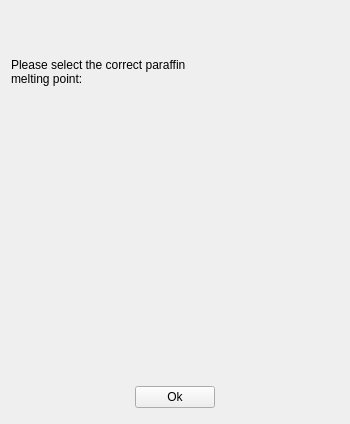
<?xml version="1.0" encoding="UTF-8"?>
<ui version="4.0">
 <class>Diagnostics::CSelectMeltingPointDialog</class>
 <widget class="QWidget" name="Diagnostics::CSelectMeltingPointDialog">
  <property name="geometry">
   <rect>
    <x>0</x>
    <y>0</y>
    <width>350</width>
    <height>424</height>
   </rect>
  </property>
  <property name="sizePolicy">
   <sizepolicy hsizetype="Fixed" vsizetype="Fixed">
    <horstretch>0</horstretch>
    <verstretch>0</verstretch>
   </sizepolicy>
  </property>
  <property name="minimumSize">
   <size>
    <width>350</width>
    <height>420</height>
   </size>
  </property>
  <property name="sizeIncrement">
   <size>
    <width>0</width>
    <height>20</height>
   </size>
  </property>
  <property name="windowTitle">
   <string>Heating Test</string>
  </property>
  <layout class="QGridLayout" name="gridLayout">
   <item row="0" column="0" colspan="3">
    <widget class="QLabel" name="labelPrompt">
     <property name="text">
      <string>&lt;html&gt;&lt;head/&gt;&lt;body&gt;&lt;p&gt;Please select the correct paraffin&lt;br/&gt;melting point:&lt;/p&gt;&lt;/body&gt;&lt;/html&gt;</string>
     </property>
    </widget>
   </item>
   <item row="1" column="0">
    <spacer name="horizontalSpacer_3">
     <property name="orientation">
      <enum>Qt::Horizontal</enum>
     </property>
     <property name="sizeHint" stdset="0">
      <size>
       <width>107</width>
       <height>20</height>
      </size>
     </property>
    </spacer>
   </item>
   <item row="1" column="1">
    <widget class="MainMenu::CWheelPanel" name="scrollPanelWidget" native="true">
     <property name="enabled">
      <bool>true</bool>
     </property>
     <property name="minimumSize">
      <size>
       <width>100</width>
       <height>240</height>
      </size>
     </property>
    </widget>
   </item>
   <item row="1" column="2">
    <spacer name="horizontalSpacer_4">
     <property name="orientation">
      <enum>Qt::Horizontal</enum>
     </property>
     <property name="sizeHint" stdset="0">
      <size>
       <width>107</width>
       <height>20</height>
      </size>
     </property>
    </spacer>
   </item>
   <item row="2" column="0" colspan="3">
    <layout class="QHBoxLayout" name="horizontalLayout_2">
     <property name="bottomMargin">
      <number>5</number>
     </property>
     <item>
      <spacer name="horizontalSpacer">
       <property name="orientation">
        <enum>Qt::Horizontal</enum>
       </property>
       <property name="sizeHint" stdset="0">
        <size>
         <width>40</width>
         <height>20</height>
        </size>
       </property>
      </spacer>
     </item>
     <item>
      <widget class="QPushButton" name="pushButtonOk">
       <property name="text">
        <string>Ok</string>
       </property>
      </widget>
     </item>
     <item>
      <spacer name="horizontalSpacer_2">
       <property name="orientation">
        <enum>Qt::Horizontal</enum>
       </property>
       <property name="sizeHint" stdset="0">
        <size>
         <width>40</width>
         <height>20</height>
        </size>
       </property>
      </spacer>
     </item>
    </layout>
   </item>
  </layout>
 </widget>
 <customwidgets>
  <customwidget>
   <class>MainMenu::CWheelPanel</class>
   <extends>QWidget</extends>
   <header>MainMenu/Include/WheelPanel.h</header>
   <container>1</container>
  </customwidget>
 </customwidgets>
 <resources/>
 <connections/>
</ui>
